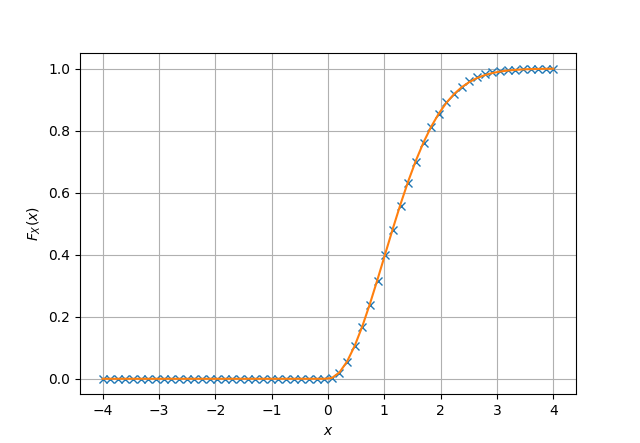

Write Python code to recreate this figure.
#Importing numpy, scipy, mpmath and pyplot
import numpy as np
import matplotlib.pyplot as plt
import math

#if using termux
import subprocess
import shlex
#end if



x = np.linspace(-4,4,60)#points on the x axis
simlen = int(1e6) #number of samples
err = [] #declaring probability list
#randvar = np.random.normal(0,1,simlen)
randvar = np.loadtxt('gau4.dat',dtype='double')
#randvar = np.loadtxt('gau4.dat',dtype='double')
for i in range(0,60):
	err_ind = np.nonzero(randvar < x[i]) #checking probability condition
	err_n = np.size(err_ind) #computing the probability
	err.append(err_n/simlen) #storing the probability values in a list

def chidist(x):
    if (x<=0):
       return 0
    elif (x>=0):
       return (1 - math.exp(-x**2/2))
    
theoritical = []
for i in range(len(x)):
   theoritical.append(chidist(x[i]))
plt.plot(x,err,'x')#plotting the CDF
plt.plot(x,theoritical)	
plt.grid() #creating the grid
plt.xlabel('$x$')
plt.ylabel('$F_X(x)$')

#if using termux
#plt.savefig('../figs/gauss_cdf.pdf')
#plt.savefig('../figs/gauss_cdf.eps')
#subprocess.run(shlex.split("termux-open ../figs/gauss_cdf.pdf"))
#else
plt.show() #opening the plot window
